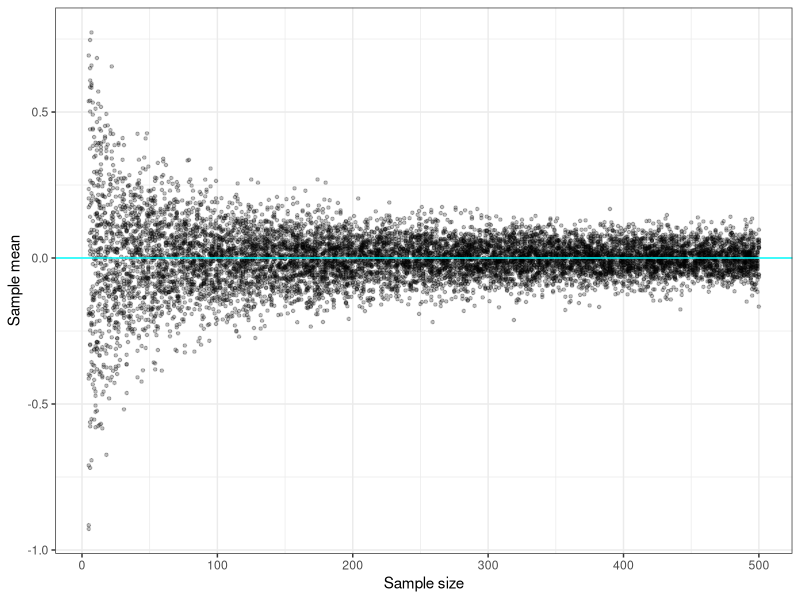

The R source for this figure:
## ---- chunk 1
library(tidyverse)
## ---- chunk 2
set.seed(1234)

lln_norm <- tibble(
  n_sz = sample(5:500, 1e4, replace = TRUE),
  sample_mean = sapply(n_sz, function(n) mean(rnorm(n)))
  )

ggplot(data = lln_norm) +
  geom_point(aes(x = n_sz, y= sample_mean), alpha = 0.25, shape = 20) +
  geom_hline(yintercept = 0,
             color = "cyan") +
  labs(x = "Sample size",
       y = "Sample mean") +
  theme_bw()
